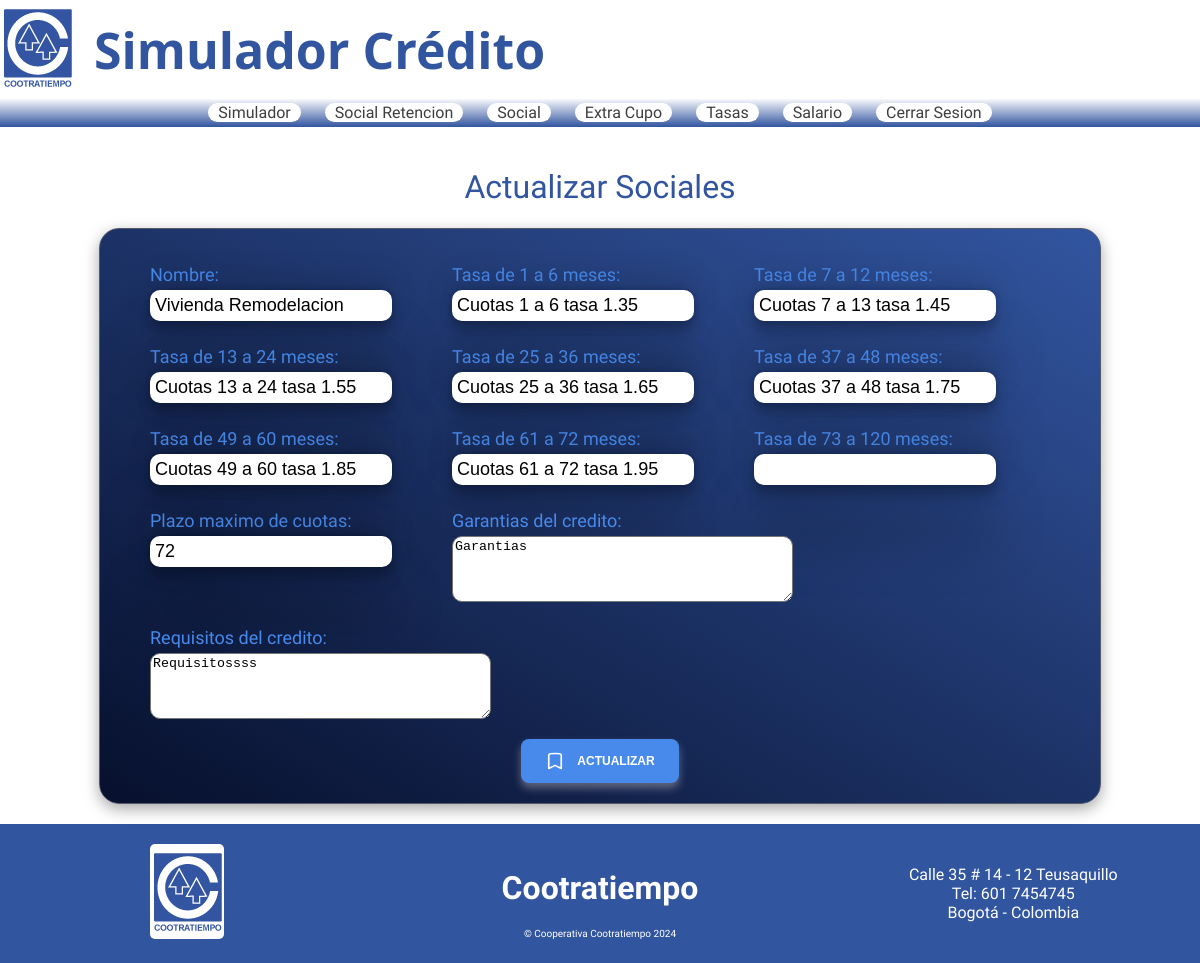
Screenshot of /sociales/2/update/ (signed in) with the database file from the repository.
### simulador/models.py (models this page shows, shortened)
class Sociales(models.Model):
    name = models.CharField(max_length=100, unique=True)
    rango1 = models.CharField(max_length=200)
    rango2 = models.CharField(max_length=200)
    rango3 = models.CharField(max_length=200)
    rango4 = models.CharField(max_length=200, null=True, blank=True)
    rango5 = models.CharField(max_length=200, null=True, blank=True)
    rango6 = models.CharField(max_length=200, null=True, blank=True)
    rango7 = models.CharField(max_length=200, null=True, blank=True)
    rango8 = models.CharField(max_length=200, null=True, blank=True)
    plazoMax = models.IntegerField()
    garantia = models.TextField(max_length=500)
    requisitos = models.TextField(max_length=500)

### simulador/views.py (the view)
# urls.py: path('sociales/<int:id>/update/', views.update_social, name="sociales_update"),
@login_required
def update_social(request, id):
    sociales = get_object_or_404(Sociales, id=id)
    if request.method == 'POST':
        form = SocialesForm(request.POST, instance=sociales)
        if form.is_valid():
            form.save()
            return redirect('/sociales')
    else:
        form = SocialesForm(instance=sociales)
    return render(request, 'sociales/updatesociales.html', {'form': form})

### simulador/forms.py
class SocialesForm(forms.ModelForm):
    class Meta:
        model = Sociales
        fields = ['name', 'rango1', 'rango2', 'rango3', 'rango4', 'rango5', 'rango6', 'rango7', 'rango8', 'plazoMax', 'garantia', 'requisitos']
        labels = {
            'name': 'Nombre',
            'rango1': 'Tasa de 1 a 6 meses',
            'rango2': 'Tasa de 7 a 12 meses',
            'rango3': 'Tasa de 13 a 24 meses',
            'rango4': 'Tasa de 25 a 36 meses',
            'rango5': 'Tasa de 37 a 48 meses',
            'rango6': 'Tasa de 49 a 60 meses',
            'rango7': 'Tasa de 61 a 72 meses',
            'rango8': 'Tasa de 73 a 120 meses',
            'plazoMax': 'Plazo maximo de cuotas',
            'garantia': 'Garantias del credito',
            'requisitos': 'Requisitos del credito'
        }

### simulador/templates/sociales/updatesociales.html (shortened to what this page needs)
{% extends "base.html" %}
{% load static %}
{% load humanize %}
{% block styles %}
    <link href="{% static "css/deudaaporte/deudaaporte.css" %}" rel="stylesheet">
{% endblock styles %}
{% block content %}
<div class="update-form">
    <h1>Actualizar Sociales</h1>
    <form method="POST">
        <div class="form">
            {{form.as_p}}
        </div>
        <button class="save" type="submit">
            <svg
            aria-hidden="true"
            stroke="currentColor"
            stroke-width="2"
            viewBox="0 0 24 24"
            fill="none"
            xmlns="http://www.w3.org/2000/svg"
          >
            <path
              d="M17.593 3.322c1.1.128 1.907 1.077 1.907 2.185V21L12 17.25 4.5 21V5.507c0-1.108.806-2.057 1.907-2.185a48.507 48.507 0 0111.186 0z"
              stroke-linejoin="round"
              stroke-linecap="round"
            ></path>
          </svg>Actualizar</button>
    </form>
</div>
{% endblock content %}

### simulador/static/css/deudaaporte/deudaaporte.css (style rules this page uses)
:root { --blue: #3255A0; --blue-font: #488aec; }
form { display: flex; flex-direction: column; justify-content: center; align-items: center; width: 80%; background: linear-gradient(to top right, rgb(7 16 45), var(--blue)); padding: 20px; border-radius: 20px; border: 1px solid rgb(84 90 106); box-shadow: rgba(0, 0, 0, 0.35) 0px 5px 15px; }
.form { display: flex; flex-wrap: wrap; }
.form p { margin: 10px 30px; display: flex; flex-direction: column; }
.form p label { color: #488aec; font-size: 18px; font-weight: 100; margin: 5px 0px; }
.form p input { border-radius: 10px; border: 0; padding: 5px; box-shadow: rgba(0, 0, 0, 0.25) 0px 54px 55px, rgba(0, 0, 0, 0.12) 0px -12px 30px, rgba(0, 0, 0, 0.12) 0px 4px 6px, rgba(0, 0, 0, 0.17) 0px 12px 13px, rgba(0, 0, 0, 0.09) 0px -3px 5px; }
.form p textarea { height: 60px; border-radius: 10px; }
.save { border: none; display: flex; padding: 0.75rem 1.5rem; background-color: #488aec; color: #ffffff; font-size: 0.75rem; line-height: 1rem; font-weight: 700; cursor: pointer; text-align: center; text-transform: uppercase; vertical-align: middle; align-items: center; margin-top: 10px; border-radius: 0.5rem; user-select: none; gap: 0.75rem; box-shadow: rgba(249, 236, 236, 0.35) 0px 5px 8px; transition: all 0.6s ease; }
.save svg { width: 1.25rem; height: 1.25rem; }
.update-form { margin: 20px 0px; width: 100%; display: flex; flex-direction: column; justify-content: center; align-items: center; }
.update-form h1 { color: #3255A0; text-align: center; font-weight: 200; }
.update-form .form p input { font-size: 18px; }

### simulador/static/css/base.css (style rules this page uses)
:root { --back-font: #05060f99; --blue-font: #3255A0; --blue-ligth-font: #3255a0c4; }
html { scroll-behavior: smooth; }
body { padding: 0; margin: 0; box-sizing: content-box; height: 100%; font-family: 'Freeman', sans-serif; user-select: none; }
.info-footer h2, p { margin: 0; padding: 0; }

### rows the page displays
Sociales: name "Vivienda Remodelacion", rango1 "Cuotas 1 a 6 tasa 1.35", rango2 "Cuotas 7 a 13 tasa 1.45", rango3 "Cuotas 13 a 24 tasa 1.55", rango4 "Cuotas 25 a 36 tasa 1.65", rango5 "Cuotas 37 a 48 tasa 1.75", rango6 "Cuotas 49 a 60 tasa 1.85", rango7 "Cuotas 61 a 72 tasa 1.95", plazoMax "72", garantia "Garantias", requisitos "Requisitossss"
